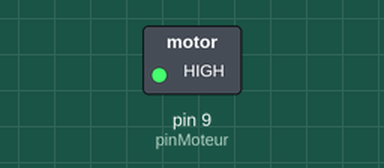
Simulated run of this sketch. Board: Arduino Uno, built with avr-gcc and run on an emulated ATmega328P. Shown: switched loads named in the sketch (green lamp = pin HIGH).

Above: at 0.1 s.
At 37.2 s:
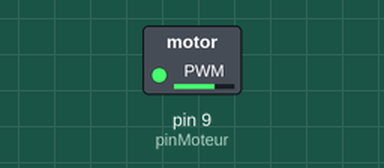
Timing chart, 0 to 40.0 s (numbered marks = the images above):
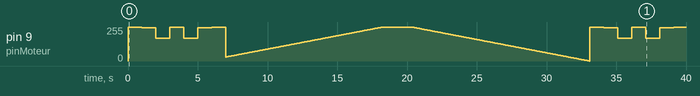

Measured:
- by itself, pin 9 (pinMoteur): 0/255 → 255/255 at 0.00 s, → 250/255 1.0 s later, → 170/255 1.0 s later, → 255/255 1.0 s later, … (495 changes in this stretch)

The sketch:

moteur.ino
```cpp
/*   Contrôle d'un moteur DC  -  en utilisant une sortie PWM.  
*    Attention, les pin PWM 5 et 6 ont une limitation.  */
int pinMoteur = 9; // pin contrôlant le moteur (PWM pin)

void setup(){
//En PWM il ne faut pas assigner la pin en output
 }
void loop(){
MoteurVitessePWM();
MoteurAccelerationPWM();
 }
// Contrôle de la vitesse du moteur en contrôlant  le % du cycle de service PWM 
// sur  la pin 9 (de 0 à 255 pour  le % du cycle de service ).
//
void MoteurVitessePWM(){
int vitesse1 = int(3000) / 3; // High 33% du cycle  
int vitesse2 = int(500) / 2; // High 50% du cycle  
int vitesse3 = 2 * 255 / 3;
int vitesse4 = (int)255; // High 100% du cycle     
analogWrite( pinMoteur, vitesse1 ); delay( 1000 );
analogWrite( pinMoteur, vitesse2 ); delay( 1000 );
analogWrite( pinMoteur, vitesse3 ); delay( 1000 );
analogWrite( pinMoteur, vitesse4 ); delay( 1000 );
analogWrite( pinMoteur, vitesse3 ); delay( 1000 );
analogWrite( pinMoteur, vitesse2 ); delay( 1000 );
analogWrite( pinMoteur, vitesse1 ); delay( 1000 );
analogWrite( pinMoteur, LOW );
 }

// Contrôle plus fin de l'accélération du moteur via PWM.
// NB: Selon la qualité du moteur, celui-ci peut avoir du mal à décoller 
//  lorsque le % du cycle de service est assez bas.
 // Un option est d'envoyer une impulsion pour démarrer/décoller le moteur.
 void MoteurAccelerationPWM(){
// Impulsion de démarrage (75%)  
//analogWrite( pinMoteur, 191 );   
//delay(50);      // Acceleration  
for( int i = 30; i<= 255; i++ ){
analogWrite( pinMoteur, i );
delay(50); // delay pour avoir un progression  
}
// pause de 2 secondes a plein régime
delay( 2000 );
// Deceleration  
for( int i = 255; i>=0; i-- ){
analogWrite( pinMoteur, i );
delay(50); // delay pour avoir un progression
}
}
```
